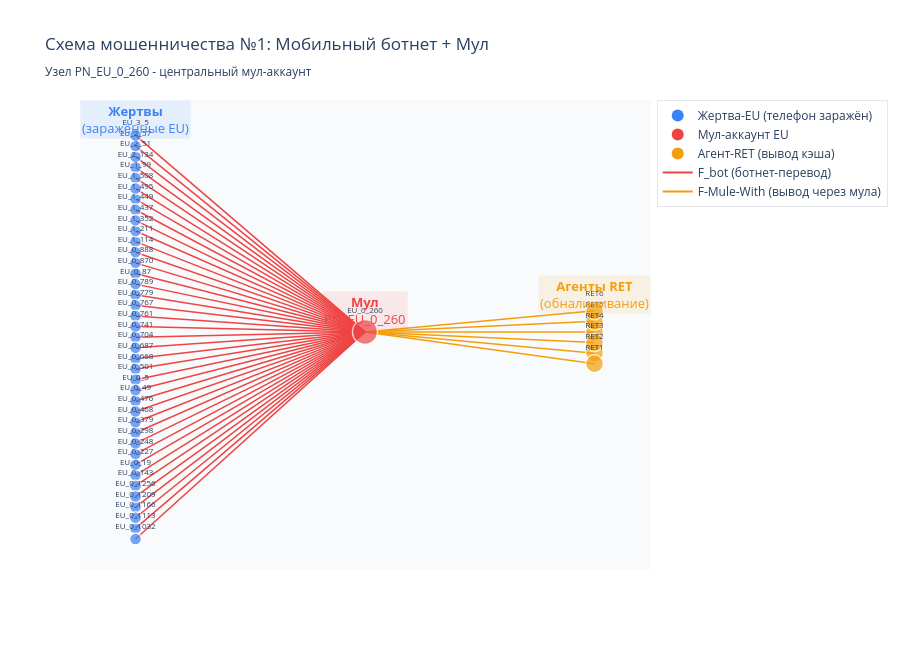

This figure's notebook cell:
### Code cell
# Визуализация схемы 1 через Plotly
import math

# Многоуровневое расположение: жертвы слева, мул в центре, агенты справа
victims = [n for n, r in roles.items() if r == 'victim']
mules = [n for n, r in roles.items() if r == 'mule']
rets = [n for n, r in roles.items() if r == 'ret']

pos = {}
# Жертвы - левая колонка
for i, v in enumerate(sorted(victims)):
    pos[v] = (-2, i - len(victims)/2)
# Мул - центр
for m in mules:
    pos[m] = (0, 0)
# Агенты - правая колонка
for i, r in enumerate(sorted(rets)):
    pos[r] = (2, i - len(rets)/2)

# Цвета
role_color = {'victim': '#3B82F6', 'mule': '#EF4444', 'ret': '#F59E0B'}
role_name = {'victim': 'Жертва (EU)', 'mule': 'Мул (EU)', 'ret': 'Агент (RET)'}
role_size = {'victim': 12, 'mule': 25, 'ret': 18}

node_x = [pos[n][0] for n in G_scheme1.nodes()]
node_y = [pos[n][1] for n in G_scheme1.nodes()]
node_colors = [role_color[roles[n]] for n in G_scheme1.nodes()]
node_sizes = [role_size[roles[n]] for n in G_scheme1.nodes()]
node_labels = list(G_scheme1.nodes())

edge_traces = []
for u, v, data in G_scheme1.edges(data=True):
    x0, y0 = pos[u]
    x1, y1 = pos[v]
    color = '#EF4444' if data.get('label') == 'F_bot' else '#F59E0B'
    edge_traces.append(go.Scatter(
        x=[x0, x1, None], y=[y0, y1, None],
        mode='lines',
        line=dict(width=1.5, color=color),
        hoverinfo='none',
        showlegend=False
    ))

node_trace = go.Scatter(
    x=node_x, y=node_y,
    mode='markers+text',
    marker=dict(size=node_sizes, color=node_colors, line=dict(width=1.5, color='white')),
    text=[n.replace('PN_EU_', 'EU_').replace('PN_Ret', 'RET') for n in node_labels],
    textposition='top center',
    textfont=dict(size=8),
    hovertemplate='<b>%{text}</b><br>Роль: ' +
        '<br>'.join([f'{n}: {role_name[roles[n]]}' for n in node_labels]) +
        '<extra></extra>',
    showlegend=False
)

# Легенда
legend_traces = [
    go.Scatter(x=[None], y=[None], mode='markers',
        marker=dict(size=12, color='#3B82F6'), name='Жертва-EU (телефон заражён)'),
    go.Scatter(x=[None], y=[None], mode='markers',
        marker=dict(size=12, color='#EF4444'), name='Мул-аккаунт EU'),
    go.Scatter(x=[None], y=[None], mode='markers',
        marker=dict(size=12, color='#F59E0B'), name='Агент-RET (вывод кэша)'),
    go.Scatter(x=[None], y=[None], mode='lines',
        line=dict(color='#EF4444', width=2), name='F_bot (ботнет-перевод)'),
    go.Scatter(x=[None], y=[None], mode='lines',
        line=dict(color='#F59E0B', width=2), name='F-Mule-With (вывод через мула)'),
]

# Аннотации
annotations = [
    dict(x=-2, y=max(pos[v][1] for v in victims)+1.5, text='<b>Жертвы</b><br>(заражённые EU)',
         showarrow=False, font=dict(size=13, color='#3B82F6'), bgcolor='rgba(59,130,246,0.1)'),
    dict(x=0, y=2.0, text='<b>Мул</b><br>PN_EU_0_260',
         showarrow=False, font=dict(size=13, color='#EF4444'), bgcolor='rgba(239,68,68,0.1)'),
    dict(x=2, y=max(pos[r][1] for r in rets)+1.5, text='<b>Агенты RET</b><br>(обналичивание)',
         showarrow=False, font=dict(size=13, color='#F59E0B'), bgcolor='rgba(245,158,11,0.1)'),
]

fig3 = go.Figure(
    data=edge_traces + [node_trace] + legend_traces,
    layout=go.Layout(
        title=dict(
            text='Схема мошенничества №1: Мобильный ботнет + Мул'
                 '<br><sub>Узел PN_EU_0_260 - центральный мул-аккаунт</sub>',
            font=dict(size=17)
        ),
        showlegend=True,
        legend=dict(x=1.01, y=1, bgcolor='rgba(255,255,255,0.9)', bordercolor='#E5E7EB', borderwidth=1),
        xaxis=dict(showgrid=False, zeroline=False, showticklabels=False),
        yaxis=dict(showgrid=False, zeroline=False, showticklabels=False),
        annotations=annotations,
        height=650,
        margin=dict(r=220),
        plot_bgcolor='#F8FAFC'
    )
)
fig3.show()

### Figure 1 — Plotly figure (JSON) as saved in the notebook; plotly's stock layout.template omitted (floating-point values rounded to 4 significant figures)
{"data": [{"hoverinfo": "none", "line": {"color": "#EF4444", "width": 1.5}, "mode": "lines", "showlegend": false, "type": "scatter", "x": [-2, 0, null], "y": [-18.5, 0, null]}, {"hoverinfo": "none", "line": {"color": "#F59E0B", "width": 1.5}, "mode": "lines", "showlegend": false, "type": "scatter", "x": [0, 2, null], "y": [0, -2, null]}, {"hoverinfo": "none", "line": {"color": "#F59E0B", "width": 1.5}, "mode": "lines", "showlegend": false, "type": "scatter", "x": [0, 2, null], "y": [0, -3, null]}, {"hoverinfo": "none", "line": {"color": "#F59E0B", "width": 1.5}, "mode": "lines", "showlegend": false, "type": "scatter", "x": [0, 2, null], "y": [0, 0, null]}, {"hoverinfo": "none", "line": {"color": "#F59E0B", "width": 1.5}, "mode": "lines", "showlegend": false, "type": "scatter", "x": [0, 2, null], "y": [0, -1, null]}, {"hoverinfo": "none", "line": {"color": "#F59E0B", "width": 1.5}, "mode": "lines", "showlegend": false, "type": "scatter", "x": [0, 2, null], "y": [0, 1, null]}, {"hoverinfo": "none", "line": {"color": "#F59E0B", "width": 1.5}, "mode": "lines", "showlegend": false, "type": "scatter", "x": [0, 2, null], "y": [0, 2, null]}, {"hoverinfo": "none", "line": {"color": "#EF4444", "width": 1.5}, "mode": "lines", "showlegend": false, "type": "scatter", "x": [-2, 0, null], "y": [15.5, 0, null]}, {"hoverinfo": "none", "line": {"color": "#EF4444", "width": 1.5}, "mode": "lines", "showlegend": false, "type": "scatter", "x": [-2, 0, null], "y": [8.5, 0, null]}, {"hoverinfo": "none", "line": {"color": "#EF4444", "width": 1.5}, "mode": "lines", "showlegend": false, "type": "scatter", "x": [-2, 0, null], "y": [12.5, 0, null]}, {"hoverinfo": "none", "line": {"color": "#EF4444", "width": 1.5}, "mode": "lines", "showlegend": false, "type": "scatter", "x": [-2, 0, null], "y": [16.5, 0, null]}, {"hoverinfo": "none", "line": {"color": "#EF4444", "width": 1.5}, "mode": "lines", "showlegend": false, "type": "scatter", "x": [-2, 0, null], "y": [5.5, 0, null]}, {"hoverinfo": "none", "line": {"color": "#EF4444", "width": 1.5}, "mode": "lines", "showlegend": false, "type": "scatter", "x": [-2, 0, null], "y": [3.5, 0, null]}, {"hoverinfo": "none", "line": {"color": "#EF4444", "width": 1.5}, "mode": "lines", "showlegend": false, "type": "scatter", "x": [-2, 0, null], "y": [-19.5, 0, null]}, {"hoverinfo": "none", "line": {"color": "#EF4444", "width": 1.5}, "mode": "lines", "showlegend": false, "type": "scatter", "x": [-2, 0, null], "y": [-9.5, 0, null]}, {"hoverinfo": "none", "line": {"color": "#EF4444", "width": 1.5}, "mode": "lines", "showlegend": false, "type": "scatter", "x": [-2, 0, null], "y": [-13.5, 0, null]}, {"hoverinfo": "none", "line": {"color": "#EF4444", "width": 1.5}, "mode": "lines", "showlegend": false, "type": "scatter", "x": [-2, 0, null], "y": [6.5, 0, null]}, {"hoverinfo": "none", "line": {"color": "#EF4444", "width": 1.5}, "mode": "lines", "showlegend": false, "type": "scatter", "x": [-2, 0, null], "y": [-14.5, 0, null]}, {"hoverinfo": "none", "line": {"color": "#EF4444", "width": 1.5}, "mode": "lines", "showlegend": false, "type": "scatter", "x": [-2, 0, null], "y": [17.5, 0, null]}, {"hoverinfo": "none", "line": {"color": "#EF4444", "width": 1.5}, "mode": "lines", "showlegend": false, "type": "scatter", "x": [-2, 0, null], "y": [-2.5, 0, null]}, {"hoverinfo": "none", "line": {"color": "#EF4444", "width": 1.5}, "mode": "lines", "showlegend": false, "type": "scatter", "x": [-2, 0, null], "y": [-3.5, 0, null]}, {"hoverinfo": "none", "line": {"color": "#EF4444", "width": 1.5}, "mode": "lines", "showlegend": false, "type": "scatter", "x": [-2, 0, null], "y": [14.5, 0, null]}, {"hoverinfo": "none", "line": {"color": "#EF4444", "width": 1.5}, "mode": "lines", "showlegend": false, "type": "scatter", "x": [-2, 0, null], "y": [-16.5, 0, null]}, {"hoverinfo": "none", "line": {"color": "#EF4444", "width": 1.5}, "mode": "lines", "showlegend": false, "type": "scatter", "x": [-2, 0, null], "y": [2.5, 0, null]}, {"hoverinfo": "none", "line": {"color": "#EF4444", "width": 1.5}, "mode": "lines", "showlegend": false, "type": "scatter", "x": [-2, 0, null], "y": [-8.5, 0, null]}, {"hoverinfo": "none", "line": {"color": "#EF4444", "width": 1.5}, "mode": "lines", "showlegend": false, "type": "scatter", "x": [-2, 0, null], "y": [-4.5, 0, null]}, {"hoverinfo": "none", "line": {"color": "#EF4444", "width": 1.5}, "mode": "lines", "showlegend": false, "type": "scatter", "x": [-2, 0, null], "y": [-12.5, 0, null]}, {"hoverinfo": "none", "line": {"color": "#EF4444", "width": 1.5}, "mode": "lines", "showlegend": false, "type": "scatter", "x": [-2, 0, null], "y": [-11.5, 0, null]}, {"hoverinfo": "none", "line": {"color": "#EF4444", "width": 1.5}, "mode": "lines", "showlegend": false, "type": "scatter", "x": [-2, 0, null], "y": [-6.5, 0, null]}, {"hoverinfo": "none", "line": {"color": "#EF4444", "width": 1.5}, "mode": "lines", "showlegend": false, "type": "scatter", "x": [-2, 0, null], "y": [-0.5, 0, null]}, {"hoverinfo": "none", "line": {"color": "#EF4444", "width": 1.5}, "mode": "lines", "showlegend": false, "type": "scatter", "x": [-2, 0, null], "y": [-17.5, 0, null]}, {"hoverinfo": "none", "line": {"color": "#EF4444", "width": 1.5}, "mode": "lines", "showlegend": false, "type": "scatter", "x": [-2, 0, null], "y": [4.5, 0, null]}, {"hoverinfo": "none", "line": {"color": "#EF4444", "width": 1.5}, "mode": "lines", "showlegend": false, "type": "scatter", "x": [-2, 0, null], "y": [1.5, 0, null]}, {"hoverinfo": "none", "line": {"color": "#EF4444", "width": 1.5}, "mode": "lines", "showlegend": false, "type": "scatter", "x": [-2, 0, null], "y": [13.5, 0, null]}, {"hoverinfo": "none", "line": {"color": "#EF4444", "width": 1.5}, "mode": "lines", "showlegend": false, "type": "scatter", "x": [-2, 0, null], "y": [9.5, 0, null]}, {"hoverinfo": "none", "line": {"color": "#EF4444", "width": 1.5}, "mode": "lines", "showlegend": false, "type": "scatter", "x": [-2, 0, null], "y": [-5.5, 0, null]}, {"hoverinfo": "none", "line": {"color": "#EF4444", "width": 1.5}, "mode": "lines", "showlegend": false, "type": "scatter", "x": [-2, 0, null], "y": [-1.5, 0, null]}, {"hoverinfo": "none", "line": {"color": "#EF4444", "width": 1.5}, "mode": "lines", "showlegend": false, "type": "scatter", "x": [-2, 0, null], "y": [-7.5, 0, null]}, {"hoverinfo": "none", "line": {"color": "#EF4444", "width": 1.5}, "mode": "lines", "showlegend": false, "type": "scatter", "x": [-2, 0, null], "y": [-10.5, 0, null]}, {"hoverinfo": "none", "line": {"color": "#EF4444", "width": 1.5}, "mode": "lines", "showlegend": false, "type": "scatter", "x": [-2, 0, null], "y": [11.5, 0, null]}, {"hoverinfo": "none", "line": {"color": "#EF4444", "width": 1.5}, "mode": "lines", "showlegend": false, "type": "scatter", "x": [-2, 0, null], "y": [10.5, 0, null]}, {"hoverinfo": "none", "line": {"color": "#EF4444", "width": 1.5}, "mode": "lines", "showlegend": false, "type": "scatter", "x": [-2, 0, null], "y": [7.5, 0, null]}, {"hoverinfo": "none", "line": {"color": "#EF4444", "width": 1.5}, "mode": "lines", "showlegend": false, "type": "scatter", "x": [-2, 0, null], "y": [18.5, 0, null]}, {"hoverinfo": "none", "line": {"color": "#EF4444", "width": 1.5}, "mode": "lines", "showlegend": false, "type": "scatter", "x": [-2, 0, null], "y": [0.5, 0, null]}, {"hoverinfo": "none", "line": {"color": "#EF4444", "width": 1.5}, "mode": "lines", "showlegend": false, "type": "scatter", "x": [-2, 0, null], "y": [-15.5, 0, null]}, {"hovertemplate": "<b>%{text}</b><br>Роль: PN_EU_0_1113: Жертва (EU)<br>PN_EU_0_260: Мул (EU)<br>PN_EU_2_134: Жертва (EU)<br>PN_EU_1_211: Жертва (EU)<br>PN_EU_1_495: Жертва (EU)<br>PN_EU_2_51: Жертва (EU)<br>PN_EU_0_870: Жертва (EU)<br>PN_EU_0_789: Жертва (EU)<br>PN_EU_0_1032: Жертва (EU)<br>PN_EU_0_379: Жертва (EU)<br>PN_EU_0_19: Жертва (EU)<br>PN_EU_0_888: Жертва (EU)<br>PN_EU_0_143: Жертва (EU)<br>PN_EU_2_57: Жертва (EU)<br>PN_EU_0_687: Жертва (EU)<br>PN_EU_0_668: Жертва (EU)<br>PN_EU_1_99: Жертва (EU)<br>PN_EU_0_1209: Жертва (EU)<br>PN_EU_0_779: Жертва (EU)<br>PN_EU_0_468: Жертва (EU)<br>PN_EU_0_501: Жертва (EU)<br>PN_EU_0_227: Жертва (EU)<br>PN_EU_0_248: Жертва (EU)<br>PN_EU_0_49: Жертва (EU)<br>PN_EU_0_741: Жертва (EU)<br>PN_EU_0_1166: Жертва (EU)<br>PN_EU_0_87: Жертва (EU)<br>PN_EU_0_767: Жертва (EU)<br>PN_EU_1_508: Жертва (EU)<br>PN_EU_1_352: Жертва (EU)<br>PN_EU_0_5: Жертва (EU)<br>PN_EU_0_704: Жертва (EU)<br>PN_EU_0_476: Жертва (EU)<br>PN_EU_0_298: Жертва (EU)<br>PN_EU_1_449: Жертва (EU)<br>PN_EU_1_437: Жертва (EU)<br>PN_EU_1_114: Жертва (EU)<br>PN_EU_3_5: Жертва (EU)<br>PN_EU_0_761: Жертва (EU)<br>PN_EU_0_1256: Жертва (EU)<br>PN_Ret2: Агент (RET)<br>PN_Ret1: Агент (RET)<br>PN_Ret4: Агент (RET)<br>PN_Ret3: Агент (RET)<br>PN_Ret5: Агент (RET)<br>PN_Ret6: Агент (RET)<extra></extra>", "marker": {"color": ["#3B82F6", "#EF4444", "#3B82F6", "#3B82F6", "#3B82F6", "#3B82F6", "#3B82F6", "#3B82F6", "#3B82F6", "#3B82F6", "#3B82F6", "#3B82F6", "#3B82F6", "#3B82F6", "#3B82F6", "#3B82F6", "#3B82F6", "#3B82F6", "#3B82F6", "#3B82F6", "#3B82F6", "#3B82F6", "#3B82F6", "#3B82F6", "#3B82F6", "#3B82F6", "#3B82F6", "#3B82F6", "#3B82F6", "#3B82F6", "#3B82F6", "#3B82F6", "#3B82F6", "#3B82F6", "#3B82F6", "#3B82F6", "#3B82F6", "#3B82F6", "#3B82F6", "#3B82F6", "#F59E0B", "#F59E0B", "#F59E0B", "#F59E0B", "#F59E0B", "#F59E0B"], "line": {"color": "white", "width": 1.5}, "size": [12, 25, 12, 12, 12, 12, 12, 12, 12, 12, 12, 12, 12, 12, 12, 12, 12, 12, 12, 12, 12, 12, 12, 12, 12, 12, 12, 12, 12, 12, 12, 12, 12, 12, 12, 12, 12, 12, 12, 12, 18, 18, 18, 18, 18, 18]}, "mode": "markers+text", "showlegend": false, "text": ["EU_0_1113", "EU_0_260", "EU_2_134", "EU_1_211", "EU_1_495", "EU_2_51", "EU_0_870", "EU_0_789", "EU_0_1032", "EU_0_379", "EU_0_19", "EU_0_888", "EU_0_143", "EU_2_57", "EU_0_687", "EU_0_668", "EU_1_99", "EU_0_1209", "EU_0_779", "EU_0_468", "EU_0_501", "EU_0_227", "EU_0_248", "EU_0_49", "EU_0_741", "EU_0_1166", "EU_0_87", "EU_0_767", "EU_1_508", "EU_1_352", "EU_0_5", "EU_0_704", "EU_0_476", "EU_0_298", "EU_1_449", "EU_1_437", "EU_1_114", "EU_3_5", "EU_0_761", "EU_0_1256", "RET2", "RET1", "RET4", "RET3", "RET5", "RET6"], "textfont": {"size": 8}, "textposition": "top center", "type": "scatter", "x": [-2, 0, -2, -2, -2, -2, -2, -2, -2, -2, -2, -2, -2, -2, -2, -2, -2, -2, -2, -2, -2, -2, -2, -2, -2, -2, -2, -2, -2, -2, -2, -2, -2, -2, -2, -2, -2, -2, -2, -2, 2, 2, 2, 2, 2, 2], "y": [-18.5, 0, 15.5, 8.5, 12.5, 16.5, 5.5, 3.5, -19.5, -9.5, -13.5, 6.5, -14.5, 17.5, -2.5, -3.5, 14.5, -16.5, 2.5, -8.5, -4.5, -12.5, -11.5, -6.5, -0.5, -17.5, 4.5, 1.5, 13.5, 9.5, -5.5, -1.5, -7.5, -10.5, 11.5, 10.5, 7.5, 18.5, 0.5, -15.5, -2, -3, 0, -1, 1, 2]}, {"marker": {"color": "#3B82F6", "size": 12}, "mode": "markers", "name": "Жертва-EU (телефон заражён)", "type": "scatter", "x": [null], "y": [null]}, {"marker": {"color": "#EF4444", "size": 12}, "mode": "markers", "name": "Мул-аккаунт EU", "type": "scatter", "x": [null], "y": [null]}, {"marker": {"color": "#F59E0B", "size": 12}, "mode": "markers", "name": "Агент-RET (вывод кэша)", "type": "scatter", "x": [null], "y": [null]}, {"line": {"color": "#EF4444", "width": 2}, "mode": "lines", "name": "F_bot (ботнет-перевод)", "type": "scatter", "x": [null], "y": [null]}, {"line": {"color": "#F59E0B", "width": 2}, "mode": "lines", "name": "F-Mule-With (вывод через мула)", "type": "scatter", "x": [null], "y": [null]}], "layout": {"annotations": [{"bgcolor": "rgba(59,130,246,0.1)", "font": {"color": "#3B82F6", "size": 13}, "showarrow": false, "text": "<b>Жертвы</b><br>(заражённые EU)", "x": -2, "y": 20}, {"bgcolor": "rgba(239,68,68,0.1)", "font": {"color": "#EF4444", "size": 13}, "showarrow": false, "text": "<b>Мул</b><br>PN_EU_0_260", "x": 0, "y": 2}, {"bgcolor": "rgba(245,158,11,0.1)", "font": {"color": "#F59E0B", "size": 13}, "showarrow": false, "text": "<b>Агенты RET</b><br>(обналичивание)", "x": 2, "y": 3.5}], "height": 650, "legend": {"bgcolor": "rgba(255,255,255,0.9)", "bordercolor": "#E5E7EB", "borderwidth": 1, "x": 1.01, "y": 1}, "margin": {"r": 220}, "plot_bgcolor": "#F8FAFC", "showlegend": true, "title": {"font": {"size": 17}, "text": "Схема мошенничества №1: Мобильный ботнет + Мул<br><sub>Узел PN_EU_0_260 - центральный мул-аккаунт</sub>"}, "xaxis": {"showgrid": false, "showticklabels": false, "zeroline": false}, "yaxis": {"showgrid": false, "showticklabels": false, "zeroline": false}}}
